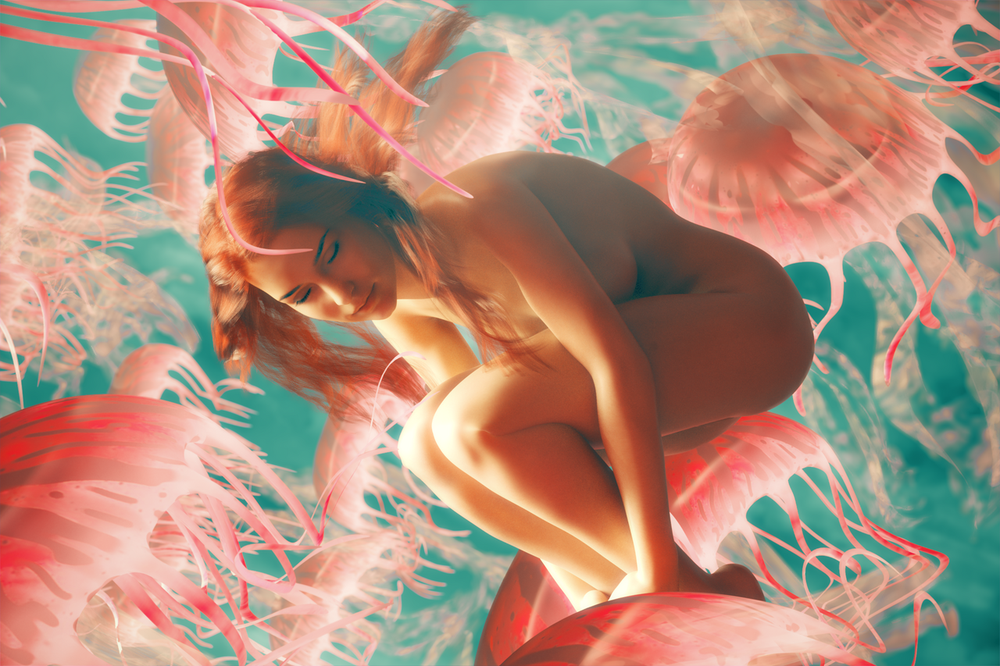
#> input picture assets/images/source_01.png, 1000 x 666 px, shrunk from 1280 x 853 before the run
$ python script_1.py
#> lines starting #> are read from the running program, lines starting #| are printed output that depends on the picture
import cv2
import numpy as np

img = cv2.imread('../assets/images/source_01.png')
#> img is the input picture: shape (666, 1000, 3); mean B, G, R 124.5, 142.8, 176.8

cv2.imshow('original', img)

(height, width) = img.shape[0:2]
#> height = 666; width = 1000

low_width = int(width/3)
#> low_width = 333
low_height = int(height/3)
#> low_height = 222
low_quality_img = np.zeros((low_height, low_width, 3), np.uint8)


def nine2one(matrix):
    return matrix[1, 1]


for y in range(low_width):
    start_y = y * 3
    for x in range(low_height):
        start_x = x * 3
        target_3x3 = img[start_x:start_x+3, start_y: start_y+3]
        low_quality_img[x, y] = nine2one(target_3x3)
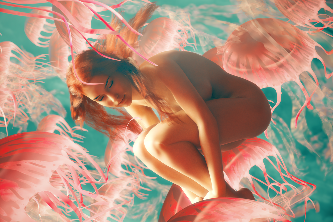
#> low_quality_img: shape (222, 333, 3); mean B, G, R 124.5, 142.8, 176.8


cv2.imshow('low quality', low_quality_img)

cv2.waitKey(0)
cv2.destroyAllWindows()
